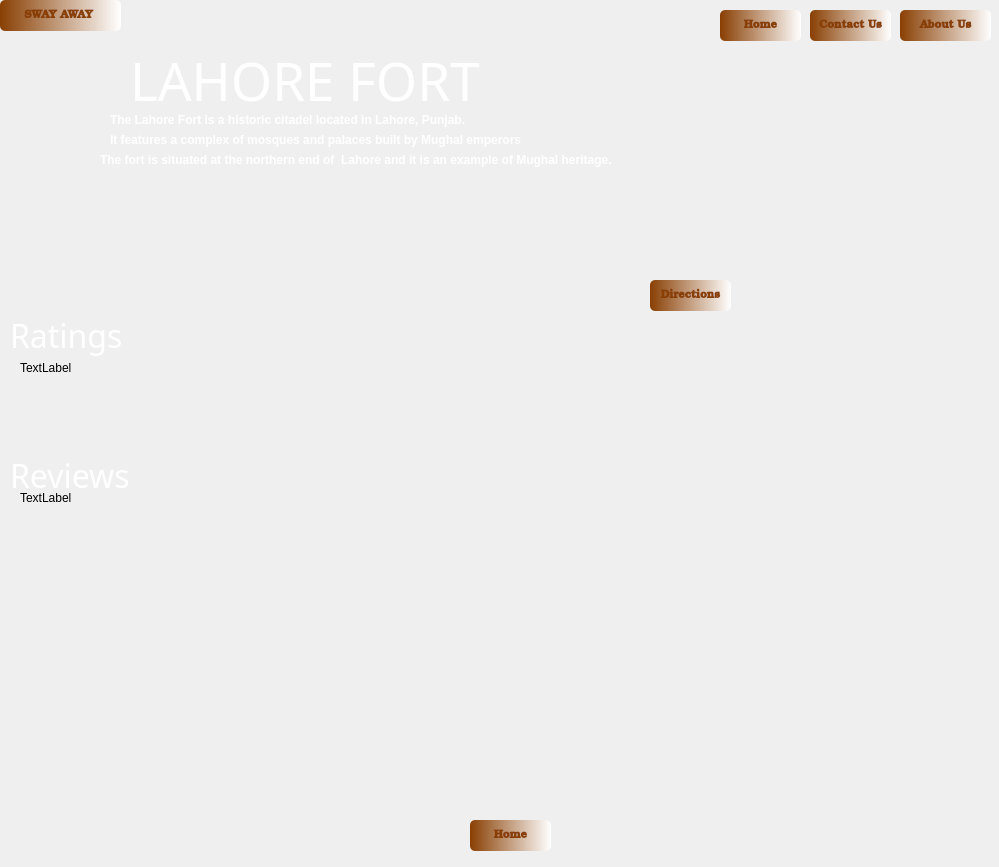
<?xml version="1.0" encoding="UTF-8"?>
<ui version="4.0">
 <class>Form</class>
 <widget class="QWidget" name="Form">
  <property name="geometry">
   <rect>
    <x>0</x>
    <y>0</y>
    <width>999</width>
    <height>867</height>
   </rect>
  </property>
  <property name="windowTitle">
   <string>Form</string>
  </property>
  <widget class="QLabel" name="label">
   <property name="geometry">
    <rect>
     <x>0</x>
     <y>0</y>
     <width>1001</width>
     <height>891</height>
    </rect>
   </property>
   <property name="styleSheet">
    <string notr="true">background-image: url(:/pics/LAHORE FORT_.jfif);</string>
   </property>
   <property name="text">
    <string/>
   </property>
  </widget>
  <widget class="QPushButton" name="pushButton">
   <property name="geometry">
    <rect>
     <x>0</x>
     <y>0</y>
     <width>121</width>
     <height>31</height>
    </rect>
   </property>
   <property name="font">
    <font>
     <family>Bookman Old Style</family>
     <pointsize>8</pointsize>
     <weight>75</weight>
     <italic>false</italic>
     <bold>true</bold>
    </font>
   </property>
   <property name="styleSheet">
    <string notr="true">QPushButton#pushButton{
 background-color: qlineargradient(spread:pad, x1:0, y1:0, x2:1, y2:0, stop:0 rgba(137, 63, 3, 255), stop:1 rgba(255, 255, 255, 255));
 color:rgba(137,63,3,255);
 border-radius:5px;
}
QPushButton#pushButton:hover{
 background-color: qlineargradient(spread:pad, x1:0, y1:0, x2:1, y2:0, stop:0 rgba(150, 63, 45, 255), stop:1 rgba(255, 255, 255, 255));
}
QPushButton#pushButton:pressed{
	padding-left:5px;
	padding-top:5px:
	background-color:rgba(140,120,111,255);
}</string>
   </property>
   <property name="text">
    <string>SWAY AWAY </string>
   </property>
  </widget>
  <widget class="QPushButton" name="pushButton_2">
   <property name="geometry">
    <rect>
     <x>720</x>
     <y>10</y>
     <width>81</width>
     <height>31</height>
    </rect>
   </property>
   <property name="font">
    <font>
     <family>Bookman Old Style</family>
     <pointsize>8</pointsize>
     <weight>75</weight>
     <italic>false</italic>
     <bold>true</bold>
    </font>
   </property>
   <property name="styleSheet">
    <string notr="true">QPushButton#pushButton_2{
 background-color: qlineargradient(spread:pad, x1:0, y1:0, x2:1, y2:0, stop:0 rgba(137, 63, 3, 255), stop:1 rgba(255, 255, 255, 255));
 color:rgba(137,63,3,255);
 border-radius:5px;
}
QPushButton#pushButton_2:hover{
 background-color: qlineargradient(spread:pad, x1:0, y1:0, x2:1, y2:0, stop:0 rgba(150, 63, 45, 255), stop:1 rgba(255, 255, 255, 255));
}
QPushButton#pushButton_2:pressed{
	padding-left:5px;
	padding-top:5px:
	background-color:rgba(140,120,111,255);
}</string>
   </property>
   <property name="text">
    <string>Home</string>
   </property>
  </widget>
  <widget class="QPushButton" name="pushButton_4">
   <property name="geometry">
    <rect>
     <x>810</x>
     <y>10</y>
     <width>81</width>
     <height>31</height>
    </rect>
   </property>
   <property name="font">
    <font>
     <family>Bookman Old Style</family>
     <pointsize>8</pointsize>
     <weight>75</weight>
     <italic>false</italic>
     <bold>true</bold>
    </font>
   </property>
   <property name="styleSheet">
    <string notr="true">QPushButton#pushButton_4{
 background-color: qlineargradient(spread:pad, x1:0, y1:0, x2:1, y2:0, stop:0 rgba(137, 63, 3, 255), stop:1 rgba(255, 255, 255, 255));
 color:rgba(137,63,3,255);
 border-radius:5px;
}
QPushButton#pushButton_4:hover{
 background-color: qlineargradient(spread:pad, x1:0, y1:0, x2:1, y2:0, stop:0 rgba(150, 63, 45, 255), stop:1 rgba(255, 255, 255, 255));
}
QPushButton#pushButton_4:pressed{
	padding-left:5px;
	padding-top:5px:
	background-color:rgba(140,120,111,255);
}</string>
   </property>
   <property name="text">
    <string>Contact Us</string>
   </property>
  </widget>
  <widget class="QPushButton" name="pushButton_3">
   <property name="geometry">
    <rect>
     <x>900</x>
     <y>10</y>
     <width>91</width>
     <height>31</height>
    </rect>
   </property>
   <property name="font">
    <font>
     <family>Bookman Old Style</family>
     <pointsize>8</pointsize>
     <weight>75</weight>
     <italic>false</italic>
     <bold>true</bold>
    </font>
   </property>
   <property name="styleSheet">
    <string notr="true">QPushButton#pushButton_3{
 background-color: qlineargradient(spread:pad, x1:0, y1:0, x2:1, y2:0, stop:0 rgba(137, 63, 3, 255), stop:1 rgba(255, 255, 255, 255));
 color:rgba(137,63,3,255);
 border-radius:5px;
}
QPushButton#pushButton_3:hover{
 background-color: qlineargradient(spread:pad, x1:0, y1:0, x2:1, y2:0, stop:0 rgba(150, 63, 45, 255), stop:1 rgba(255, 255, 255, 255));
}
QPushButton#pushButton_3:pressed{
	padding-left:5px;
	padding-top:5px:
	background-color:rgba(140,120,111,255);
}</string>
   </property>
   <property name="text">
    <string>About Us</string>
   </property>
  </widget>
  <widget class="QLabel" name="label_2">
   <property name="geometry">
    <rect>
     <x>130</x>
     <y>40</y>
     <width>631</width>
     <height>81</height>
    </rect>
   </property>
   <property name="font">
    <font>
     <family>Colonna MT</family>
     <pointsize>40</pointsize>
    </font>
   </property>
   <property name="styleSheet">
    <string notr="true">color: rgb(255, 255, 255);</string>
   </property>
   <property name="text">
    <string>LAHORE FORT </string>
   </property>
  </widget>
  <widget class="QPushButton" name="pushButton_5">
   <property name="geometry">
    <rect>
     <x>470</x>
     <y>820</y>
     <width>81</width>
     <height>31</height>
    </rect>
   </property>
   <property name="font">
    <font>
     <family>Bookman Old Style</family>
     <pointsize>8</pointsize>
     <weight>75</weight>
     <italic>false</italic>
     <bold>true</bold>
    </font>
   </property>
   <property name="styleSheet">
    <string notr="true">QPushButton#pushButton_5{
 background-color: qlineargradient(spread:pad, x1:0, y1:0, x2:1, y2:0, stop:0 rgba(137, 63, 3, 255), stop:1 rgba(255, 255, 255, 255));
 color:rgba(137,63,3,255);
 border-radius:5px;
}
QPushButton#pushButton_5:hover{
 background-color: qlineargradient(spread:pad, x1:0, y1:0, x2:1, y2:0, stop:0 rgba(150, 63, 45, 255), stop:1 rgba(255, 255, 255, 255));
}
QPushButton#pushButton_5:pressed{
	padding-left:5px;
	padding-top:5px:
	background-color:rgba(140,120,111,255);
}</string>
   </property>
   <property name="text">
    <string>Home</string>
   </property>
  </widget>
  <widget class="QPushButton" name="pushButton_6">
   <property name="geometry">
    <rect>
     <x>650</x>
     <y>280</y>
     <width>81</width>
     <height>31</height>
    </rect>
   </property>
   <property name="font">
    <font>
     <family>Bookman Old Style</family>
     <pointsize>8</pointsize>
     <weight>75</weight>
     <italic>false</italic>
     <bold>true</bold>
    </font>
   </property>
   <property name="styleSheet">
    <string notr="true">QPushButton#pushButton_6{
 background-color: qlineargradient(spread:pad, x1:0, y1:0, x2:1, y2:0, stop:0 rgba(137, 63, 3, 255), stop:1 rgba(255, 255, 255, 255));
 color:rgba(137,63,3,255);
 border-radius:5px;
}
QPushButton#pushButton_6:hover{
 background-color: qlineargradient(spread:pad, x1:0, y1:0, x2:1, y2:0, stop:0 rgba(150, 63, 45, 255), stop:1 rgba(255, 255, 255, 255));
}
QPushButton#pushButton_6:pressed{
	padding-left:5px;
	padding-top:5px:
	background-color:rgba(140,120,111,255);
}</string>
   </property>
   <property name="text">
    <string>Directions</string>
   </property>
  </widget>
  <widget class="QLabel" name="label_3">
   <property name="geometry">
    <rect>
     <x>110</x>
     <y>110</y>
     <width>441</width>
     <height>20</height>
    </rect>
   </property>
   <property name="font">
    <font>
     <weight>75</weight>
     <bold>true</bold>
    </font>
   </property>
   <property name="styleSheet">
    <string notr="true">color: rgb(255, 255, 255);</string>
   </property>
   <property name="text">
    <string>The Lahore Fort is a historic citadel located in Lahore, Punjab.</string>
   </property>
  </widget>
  <widget class="QLabel" name="label_4">
   <property name="geometry">
    <rect>
     <x>10</x>
     <y>310</y>
     <width>221</width>
     <height>51</height>
    </rect>
   </property>
   <property name="font">
    <font>
     <family>Colonna MT</family>
     <pointsize>24</pointsize>
    </font>
   </property>
   <property name="styleSheet">
    <string notr="true">color: rgb(255, 255, 255);</string>
   </property>
   <property name="text">
    <string>Ratings</string>
   </property>
  </widget>
  <widget class="QLabel" name="label_5">
   <property name="geometry">
    <rect>
     <x>10</x>
     <y>450</y>
     <width>221</width>
     <height>51</height>
    </rect>
   </property>
   <property name="font">
    <font>
     <family>Colonna MT</family>
     <pointsize>24</pointsize>
    </font>
   </property>
   <property name="styleSheet">
    <string notr="true">color: rgb(255, 255, 255);</string>
   </property>
   <property name="text">
    <string>Reviews</string>
   </property>
  </widget>
  <widget class="QLabel" name="label_11">
   <property name="geometry">
    <rect>
     <x>650</x>
     <y>320</y>
     <width>321</width>
     <height>261</height>
    </rect>
   </property>
   <property name="styleSheet">
    <string notr="true">background-image: url(:/pics/mapyy.png);</string>
   </property>
   <property name="text">
    <string/>
   </property>
  </widget>
  <widget class="QLabel" name="label_6">
   <property name="geometry">
    <rect>
     <x>110</x>
     <y>130</y>
     <width>481</width>
     <height>20</height>
    </rect>
   </property>
   <property name="font">
    <font>
     <weight>75</weight>
     <bold>true</bold>
    </font>
   </property>
   <property name="styleSheet">
    <string notr="true">color: rgb(255, 255, 255);</string>
   </property>
   <property name="text">
    <string>It features a complex of mosques and palaces built by Mughal emperors</string>
   </property>
  </widget>
  <widget class="QLabel" name="label_7">
   <property name="geometry">
    <rect>
     <x>100</x>
     <y>150</y>
     <width>761</width>
     <height>20</height>
    </rect>
   </property>
   <property name="font">
    <font>
     <weight>75</weight>
     <bold>true</bold>
    </font>
   </property>
   <property name="styleSheet">
    <string notr="true">color: rgb(255, 255, 255);</string>
   </property>
   <property name="text">
    <string>The fort is situated at the northern end of  Lahore and it is an example of Mughal heritage.</string>
   </property>
  </widget>
  <widget class="QLabel" name="label_8">
   <property name="geometry">
    <rect>
     <x>20</x>
     <y>360</y>
     <width>55</width>
     <height>16</height>
    </rect>
   </property>
   <property name="text">
    <string>TextLabel</string>
   </property>
  </widget>
  <widget class="QLabel" name="label_9">
   <property name="geometry">
    <rect>
     <x>20</x>
     <y>490</y>
     <width>55</width>
     <height>16</height>
    </rect>
   </property>
   <property name="text">
    <string>TextLabel</string>
   </property>
  </widget>
 </widget>
 <resources>
  <include location="pics.qrc"/>
 </resources>
 <connections/>
</ui>
